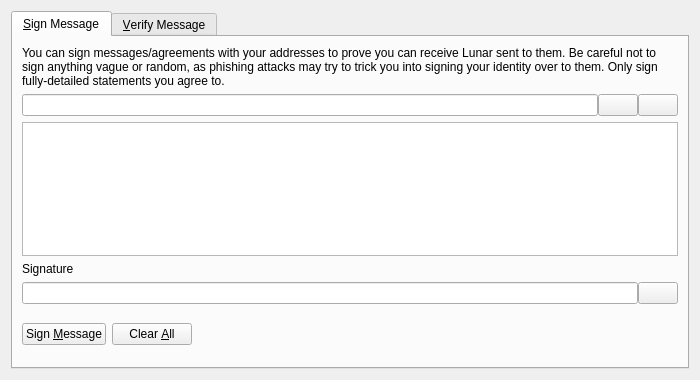
<?xml version="1.0" encoding="UTF-8"?>
<ui version="4.0">
 <class>SignVerifyMessageDialog</class>
 <widget class="QDialog" name="SignVerifyMessageDialog">
  <property name="geometry">
   <rect>
    <x>0</x>
    <y>0</y>
    <width>700</width>
    <height>380</height>
   </rect>
  </property>
  <property name="windowTitle">
   <string>Signatures - Sign / Verify a Message</string>
  </property>
  <property name="modal">
   <bool>true</bool>
  </property>
  <layout class="QVBoxLayout" name="verticalLayout">
   <item>
    <widget class="QTabWidget" name="tabWidget">
     <property name="currentIndex">
      <number>0</number>
     </property>
     <widget class="QWidget" name="tabSignMessage">
      <attribute name="title">
       <string>&amp;Sign Message</string>
      </attribute>
      <layout class="QVBoxLayout" name="verticalLayout_SM">
       <item>
        <widget class="QLabel" name="infoLabel_SM">
         <property name="text">
          <string>You can sign messages/agreements with your addresses to prove you can receive Lunar sent to them. Be careful not to sign anything vague or random, as phishing attacks may try to trick you into signing your identity over to them. Only sign fully-detailed statements you agree to.</string>
         </property>
         <property name="textFormat">
          <enum>Qt::PlainText</enum>
         </property>
         <property name="wordWrap">
          <bool>true</bool>
         </property>
        </widget>
       </item>
       <item>
        <layout class="QHBoxLayout" name="horizontalLayout_1_SM">
         <property name="spacing">
          <number>0</number>
         </property>
         <item>
          <widget class="QValidatedLineEdit" name="addressIn_SM">
           <property name="toolTip">
            <string>The Lunar address to sign the message with</string>
           </property>
          </widget>
         </item>
         <item>
          <widget class="QPushButton" name="addressBookButton_SM">
           <property name="toolTip">
            <string>Choose previously used address</string>
           </property>
           <property name="text">
            <string/>
           </property>
           <property name="shortcut">
            <string>Alt+A</string>
           </property>
           <property name="autoDefault">
            <bool>false</bool>
           </property>
          </widget>
         </item>
         <item>
          <widget class="QPushButton" name="pasteButton_SM">
           <property name="toolTip">
            <string>Paste address from clipboard</string>
           </property>
           <property name="text">
            <string/>
           </property>
           <property name="shortcut">
            <string>Alt+P</string>
           </property>
           <property name="autoDefault">
            <bool>false</bool>
           </property>
          </widget>
         </item>
        </layout>
       </item>
       <item>
        <widget class="QPlainTextEdit" name="messageIn_SM">
         <property name="toolTip">
          <string>Enter the message you want to sign here</string>
         </property>
        </widget>
       </item>
       <item>
        <widget class="QLabel" name="signatureLabel_SM">
         <property name="text">
          <string>Signature</string>
         </property>
         <property name="textFormat">
          <enum>Qt::PlainText</enum>
         </property>
        </widget>
       </item>
       <item>
        <layout class="QHBoxLayout" name="horizontalLayout_2_SM">
         <property name="spacing">
          <number>0</number>
         </property>
         <item>
          <widget class="QLineEdit" name="signatureOut_SM">
           <property name="font">
            <font>
             <italic>true</italic>
            </font>
           </property>
           <property name="readOnly">
            <bool>true</bool>
           </property>
          </widget>
         </item>
         <item>
          <widget class="QPushButton" name="copySignatureButton_SM">
           <property name="toolTip">
            <string>Copy the current signature to the system clipboard</string>
           </property>
           <property name="text">
            <string/>
           </property>
           <property name="autoDefault">
            <bool>false</bool>
           </property>
          </widget>
         </item>
        </layout>
       </item>
       <item>
        <layout class="QHBoxLayout" name="horizontalLayout_3_SM">
         <item>
          <widget class="QPushButton" name="signMessageButton_SM">
           <property name="toolTip">
            <string>Sign the message to prove you own this Lunar address</string>
           </property>
           <property name="text">
            <string>Sign &amp;Message</string>
           </property>
           <property name="autoDefault">
            <bool>false</bool>
           </property>
          </widget>
         </item>
         <item>
          <widget class="QPushButton" name="clearButton_SM">
           <property name="toolTip">
            <string>Reset all sign message fields</string>
           </property>
           <property name="text">
            <string>Clear &amp;All</string>
           </property>
           <property name="autoDefault">
            <bool>false</bool>
           </property>
          </widget>
         </item>
         <item>
          <spacer name="horizontalSpacer_1_SM">
           <property name="orientation">
            <enum>Qt::Horizontal</enum>
           </property>
           <property name="sizeHint" stdset="0">
            <size>
             <width>40</width>
             <height>48</height>
            </size>
           </property>
          </spacer>
         </item>
         <item>
          <widget class="QLabel" name="statusLabel_SM">
           <property name="font">
            <font>
             <weight>75</weight>
             <bold>true</bold>
            </font>
           </property>
           <property name="text">
            <string/>
           </property>
           <property name="wordWrap">
            <bool>true</bool>
           </property>
          </widget>
         </item>
         <item>
          <spacer name="horizontalSpacer_2_SM">
           <property name="orientation">
            <enum>Qt::Horizontal</enum>
           </property>
           <property name="sizeHint" stdset="0">
            <size>
             <width>40</width>
             <height>48</height>
            </size>
           </property>
          </spacer>
         </item>
        </layout>
       </item>
      </layout>
     </widget>
     <widget class="QWidget" name="tabVerifyMessage">
      <attribute name="title">
       <string>&amp;Verify Message</string>
      </attribute>
      <layout class="QVBoxLayout" name="verticalLayout_VM">
       <item>
        <widget class="QLabel" name="infoLabel_VM">
         <property name="text">
          <string>Enter the receiver's address, message (ensure you copy line breaks, spaces, tabs, etc. exactly) and signature below to verify the message. Be careful not to read more into the signature than what is in the signed message itself, to avoid being tricked by a man-in-the-middle attack. Note that this only proves the signing party receives with the address, it cannot prove sendership of any transaction!</string>
         </property>
         <property name="textFormat">
          <enum>Qt::PlainText</enum>
         </property>
         <property name="alignment">
          <set>Qt::AlignLeading|Qt::AlignLeft|Qt::AlignTop</set>
         </property>
         <property name="wordWrap">
          <bool>true</bool>
         </property>
        </widget>
       </item>
       <item>
        <layout class="QHBoxLayout" name="horizontalLayout_1_VM">
         <property name="spacing">
          <number>0</number>
         </property>
         <item>
          <widget class="QValidatedLineEdit" name="addressIn_VM">
           <property name="toolTip">
            <string>The Lunar address the message was signed with</string>
           </property>
          </widget>
         </item>
         <item>
          <widget class="QPushButton" name="addressBookButton_VM">
           <property name="toolTip">
            <string>Choose previously used address</string>
           </property>
           <property name="text">
            <string/>
           </property>
           <property name="shortcut">
            <string>Alt+A</string>
           </property>
           <property name="autoDefault">
            <bool>false</bool>
           </property>
          </widget>
         </item>
        </layout>
       </item>
       <item>
        <widget class="QPlainTextEdit" name="messageIn_VM"/>
       </item>
       <item>
        <widget class="QValidatedLineEdit" name="signatureIn_VM"/>
       </item>
       <item>
        <layout class="QHBoxLayout" name="horizontalLayout_2_VM">
         <item>
          <widget class="QPushButton" name="verifyMessageButton_VM">
           <property name="toolTip">
            <string>Verify the message to ensure it was signed with the specified Lunar address</string>
           </property>
           <property name="text">
            <string>Verify &amp;Message</string>
           </property>
           <property name="autoDefault">
            <bool>false</bool>
           </property>
          </widget>
         </item>
         <item>
          <widget class="QPushButton" name="clearButton_VM">
           <property name="toolTip">
            <string>Reset all verify message fields</string>
           </property>
           <property name="text">
            <string>Clear &amp;All</string>
           </property>
           <property name="autoDefault">
            <bool>false</bool>
           </property>
          </widget>
         </item>
         <item>
          <spacer name="horizontalSpacer_1_VM">
           <property name="orientation">
            <enum>Qt::Horizontal</enum>
           </property>
           <property name="sizeHint" stdset="0">
            <size>
             <width>40</width>
             <height>48</height>
            </size>
           </property>
          </spacer>
         </item>
         <item>
          <widget class="QLabel" name="statusLabel_VM">
           <property name="font">
            <font>
             <weight>75</weight>
             <bold>true</bold>
            </font>
           </property>
           <property name="text">
            <string/>
           </property>
           <property name="wordWrap">
            <bool>true</bool>
           </property>
          </widget>
         </item>
         <item>
          <spacer name="horizontalSpacer_2_VM">
           <property name="orientation">
            <enum>Qt::Horizontal</enum>
           </property>
           <property name="sizeHint" stdset="0">
            <size>
             <width>40</width>
             <height>48</height>
            </size>
           </property>
          </spacer>
         </item>
        </layout>
       </item>
      </layout>
     </widget>
    </widget>
   </item>
  </layout>
 </widget>
 <customwidgets>
  <customwidget>
   <class>QValidatedLineEdit</class>
   <extends>QLineEdit</extends>
   <header>qvalidatedlineedit.h</header>
  </customwidget>
 </customwidgets>
 <resources>
  <include location="../lunar.qrc"/>
 </resources>
 <connections/>
</ui>
